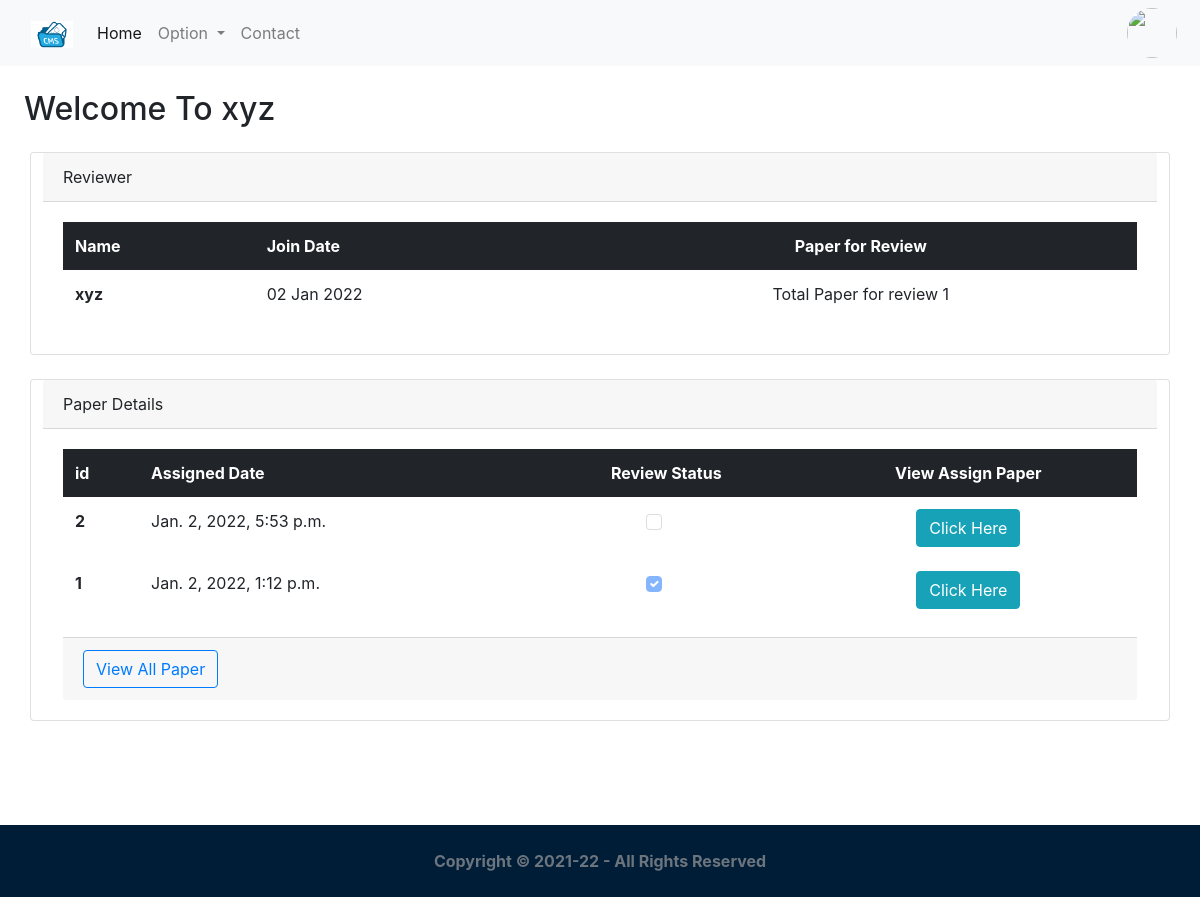
Before: /feed/ (signed in) with the older database file.
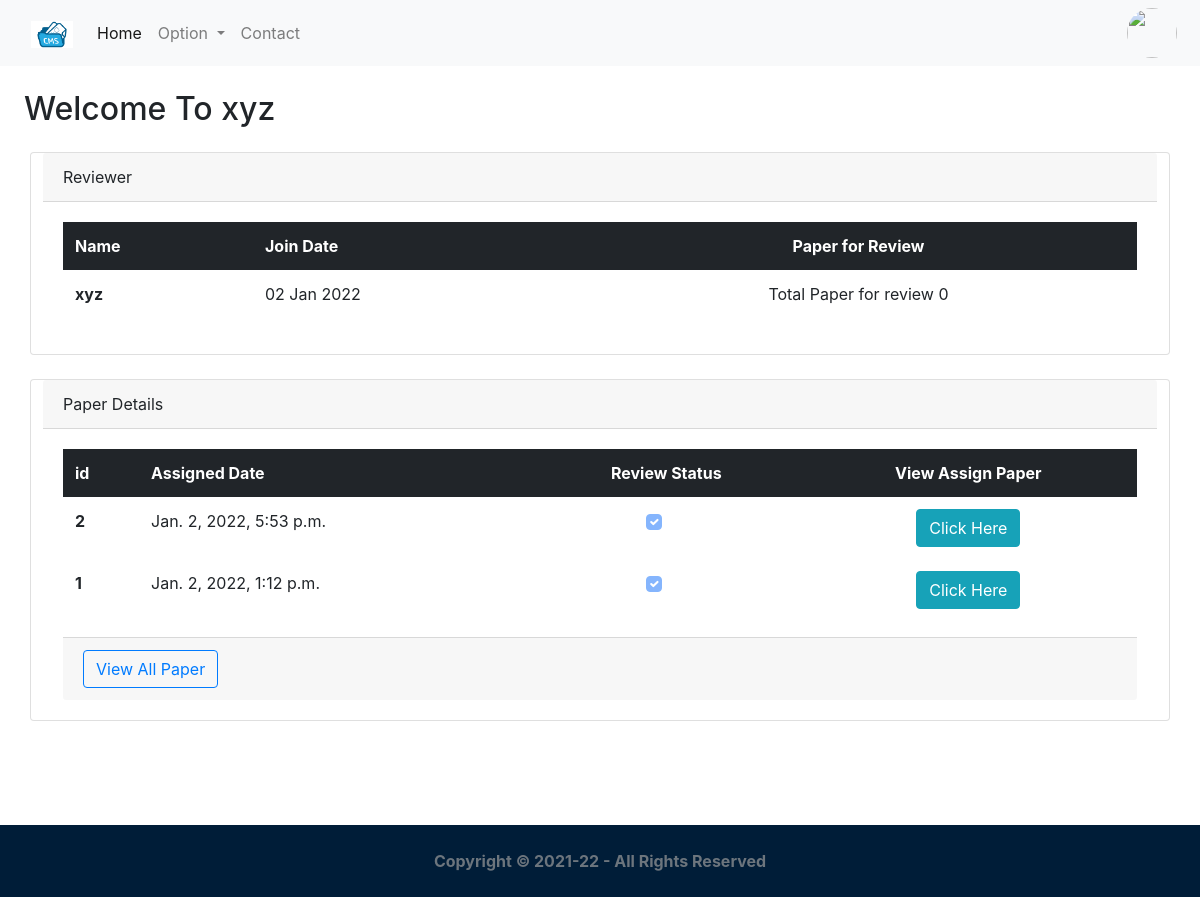
After: the same page with the newer database file.
### accounts/models.py (models this page shows, shortened)
class User(AbstractUser):
    picture = models.ImageField(upload_to='profile_pictures', null=True, blank=True)
    full_name = models.CharField(max_length=100, help_text='Help people discover your account by using the name you\'re known by: either your full name, nickname, or business name.')
    email = models.EmailField(unique=True)
    bio = models.TextField(null=True, blank=True, help_text='Provide your personal information, even if the account is used for a business, a pet or something else. This won\'t be a part of your public profile.')
    mobile = models.CharField(max_length=20, null=True, blank=True)
    address = models.CharField(max_length=100,null=True,blank=True)
    city = models.CharField(max_length=50,null=True,blank=True)
    gender = models.CharField(max_length=10, choices=GENDER_CHOICES, null=True, blank=True)
    is_private_account = models.BooleanField(default=False)
    created_on = models.DateTimeField(auto_now_add=True)
    first_name = None
    last_name = None
    username = None
    USERNAME_FIELD = 'email'
    REQUIRED_FIELDS = ['full_name']
    objects = CustomUserManager()

### core/models.py (models this page shows, shortened)
class PaperAssign(models.Model):
	review = models.ForeignKey(Reviewer,related_name='assigned_paper',on_delete=models.CASCADE)
	created_on = models.DateTimeField(auto_now_add=True)
	updated_on = models.DateTimeField(auto_now=True)
	assign_paper = models.OneToOneField(Paper,related_name='paper_assign',on_delete=models.CASCADE)
	is_review = models.BooleanField(default=False)
	class Meta:
		ordering = ['-created_on']

### core/views.py (the view, shortened to what this page needs)
# urls.py: 2. Add a URL to urlpatterns:  path('', Home.as_view(), name='home')
class Home(View):
	template_name='core/feed.html'
	template_name1='core/reviewer.html'
	def get(self,request):
		if Reviewer.objects.filter(user=request.user).exists():
			obj=PaperAssign.objects.filter(review=request.user.reviewer.id)
			pp=obj.exists()
			if pp:
				obj=PaperAssign.objects.filter(review=request.user.reviewer.id)
				result=PaperAssign.objects.filter(Q(review=request.user.reviewer.id) & Q(is_review=False)).values_list('is_review',flat=True).aggregate(total=Count('is_review'))
				obj1=request.user.reviewer.assigned_paper.select_related('assign_paper').annotate(paper=F('assign_paper')).values_list('paper',flat=True)
				context={'mylist': zip(obj, obj1),'result':result}
				return render(request,self.template_name1,context)
			messages.error(request,"No Any Paper Assigned !",extra_tags="error")
			return render(request,self.template_name1)

### core/templates/core/reviewer.html (shortened to what this page needs)
{% extends 'core/base1.html' %}
{% load static %}
{% block content %}
<h2 class="m-4">Welcome To {{request.user.full_name}}</h2>
<div class="container">
    <div class="row my-4">
        <div class="card">
          <div class="card-header">
            Reviewer
          </div>
          <div class="card-body">
            <table class="table  table-borderless">
              <thead class="table-dark">
                <tr>
                  <th scope="col">Name</th>
                  <th scope="col">Join Date</th>
                  <th scope="col" class="text-center">Paper for Review</th>
                </tr>
              </thead>
              <tbody>
                <tr>
                  <th scope="row">{{request.user.full_name}}</th>
                  <td>{{request.user.created_on|date:"d M Y"}}</td>
                  <td class="text-center">Total Paper for review {{result.total}}</td>
                </tr>
                </tbody>
            </table>
          </div>
        </div>
    </div>
    <div class="row my-4">
        <div class="card">
          <div class="card-header">
            Paper Details
          </div>
          <div class="card-body">
            <table class="table  table-borderless">
              <thead class="table-dark">
                <tr>
                  <th scope="col">id</th>
                  <th scope="col" >Assigned Date</th>
                  <th scope="col" class="text-center">Review Status</th>
                  <th scope="col"  class="text-center">View Assign Paper</th>
                </tr>
              </thead>
              <tbody>
                {% for x,y in mylist %}
                <tr>
                  <th scope="row">{{x.id}}</th>
                  <td>{{x.created_on}}</td>
                  <td class="text-center">
                    {% if x.is_review %}
                      <input class="form-check-input " type="checkbox"  checked disabled>
                    {% else %}
                    <input class="form-check-input " type="checkbox"  disabled>
                    {% endif %}
                  </td>
                  <td class="text-center"><a href="{% url 'update_review_view' y %}"  target="_blank_" class="btn btn-info ">Click Here</a></td>
                </tr>
                {% endfor %}
                </tbody>
            </table>
            <div class="card-footer">
              <a class="btn btn-outline-primary" href="{% url 'view_all_view' %}">View All Paper</a>
            </div>
          </div>
        </div>
    </div>
</div>
<div style="height:10vh;">
    </div>
{% endblock %}

### core/templates/core/base1.html (shortened to what this page needs)
{% load static %}
<!doctype html>
<html lang="en">
  <head>
    <link href="https://cdn.jsdelivr.net/npm/bootstrap@5.1.3/dist/css/bootstrap.min.css" rel="stylesheet">
    <link rel="stylesheet" href="https://cdn.jsdelivr.net/npm/bootstrap-icons@1.4.0/font/bootstrap-icons.css">
    <link rel="stylesheet" type="text/css" href="{% static 'styles/bootstrapmin4.css' %}">
  </head>
  <body>
   <nav class="navbar navbar-expand-lg navbar-light bg-light">
  <div class="container-fluid">
    <a class="navbar-brand" href="{% url 'home_view' %}"><img alt="Brand" style="max-width:42px;"  src="{% static 'image/img5.png' %}"></a>
    <div class="collapse navbar-collapse" id="navbarSupportedContent">
      <ul class="navbar-nav me-auto mb-2 mb-lg-0">
        <li class="nav-item">
          <a class="nav-link active" aria-current="page" href="{% url 'home_view' %}">Home</a>
        </li>
        <li class="nav-item dropdown">
          <a class="nav-link dropdown-toggle" href="#" id="navbarDropdown" role="button" data-bs-toggle="dropdown" aria-expanded="false">
            Option
          </a>
        </li>
        <li class="nav-item">
          <a class="nav-link" href="{% url 'contact_view' %}">Contact</a>
        </li>
      </ul>
      <div class="btn-group">
        {% if user.picture %}
                            <img src="{{ user.picture.url }}"  class="rounded-circle z-depth-0 offset-md-2 " style="height: 50px;width: 60px" id="navbarDropdown"  data-bs-toggle="dropdown" aria-expanded="false">
                    {% else %}
                        <img src="https://i.pinimg.com/originals/51/f6/fb/51f6fb256629fc755b8870c801092942.png"  class="rounded-circle z-depth-0 offset-md-2 " style="height: 50px;width: 50px" id="navbarDropdown"  data-bs-toggle="dropdown" aria-expanded="false">
                    {% endif %}
    </div>
    </div>
  </div>
</nav>
  {% block content %}{% endblock %}
  {% include 'components/footer.html' %}
  </body>
</html>

### core/templates/components/footer.html
<footer class="footer mt-auto  bg-light">
  <div class="container-fluid "  style="background-color:#001D38;">
    <div class="row">
          <div class="col-sm-6 py-4 mx-auto text-center" style="width:auto"><span class="text-muted"><strong>Copyright &copy; 2021-22 - All Rights Reserved </strong></span>
          </div>
    </div>
  </div>
</footer>

Changed rows visible on the page:
changed PaperAssign "Jan. 2, 2022, 5:53 p.m.": value "☐" → "☑"
Other visible differences:
{{ result.total }}: "1" → "0"
